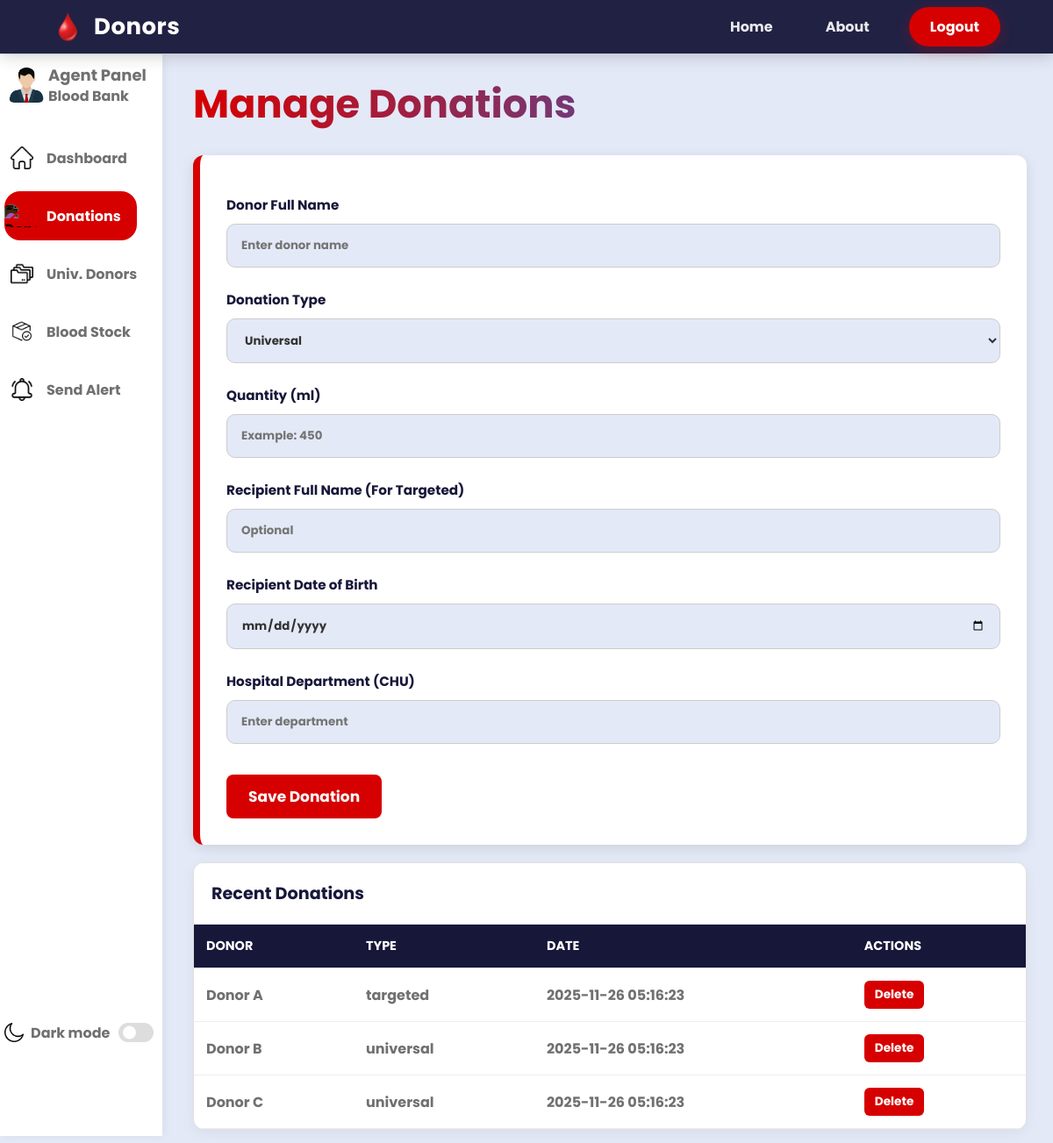
The page /donations.php (signed in) on the database its author committed.
### tables this page shows
CREATE TABLE IF NOT EXISTS `donations` (
  `id_donations` int NOT NULL AUTO_INCREMENT,
  `donor_name` varchar(100) NOT NULL,
  `donation_type` enum('targeted','universal') NOT NULL,
  `recipient_name` varchar(100) DEFAULT NULL,
  `recipient_dob` date DEFAULT NULL,
  `recipient_chu` varchar(100) DEFAULT NULL,
  `agent_id` int NOT NULL,
  `created_at` datetime DEFAULT CURRENT_TIMESTAMP,
  PRIMARY KEY (`id_donations`),
  KEY `agent_id` (`agent_id`)
);

### donations.php (the view, shortened to what this page needs)
<?php
require_once 'db_connection.php';
$donations = $conn->query("SELECT * FROM donations ORDER BY created_at DESC");
?>
<!DOCTYPE html>
<html lang="en">
<head>
    <link rel="stylesheet" href="css/dashboard_agent.css">
    <link rel="stylesheet" href="css/navbar.css">
    <link rel="stylesheet" href="css/agent_pages.css">
</head>
<body>
    <div class="navbar">
        <div class="nav-container">
            <div class="logo">
                <img src="Image/drop-of-blood-emoji.png">
                <span>Donors</span>
            </div>
            <div class="menu">
                <a href="index.html" class="nav-btn">Home</a>
                <a href="about.html" class="nav-btn">About</a>
                <a href="logout.php" class="nav-login">Logout</a>
            </div>
        </div>
    </div>
    <div class="dashboard-container">
        <nav class="sidebar">
            <header>
                <div class="image-text">
                    <span class="image">
                        <img src="Image/user2.png" alt="User">
                    </span>
                    <div class="text logo-text">
                        <span class="name">Agent Panel</span>
                        <span class="profession">Blood Bank</span>
                    </div>
                </div>
            </header>
            <div class="menu-bar">
                <div class="menu">
                    <ul class="menu-links">
                        <li class="nav-link">
                            <a href="dashboard_agent.php">
                                <img src="Image/home.png" class="icon" alt="Dashboard Icon">
                                <span class="text nav-text">Dashboard</span>
                            </a>
                        </li>
                        <li class="nav-link">
                            <a href="donations.php" class="active">
                                <img src="Image/donations.png" class="icon" alt="Donations Icon">
                                <span class="text nav-text">Donations</span>
                            </a>
                        </li>
                         <li class="nav-link">
                            <a href="universal_donors.php">
                                <img src="Image/univ.png" class="icon">
                                <span class="text nav-text">Univ. Donors</span>
                            </a>
                        </li>
                        <li class="nav-link">
                            <a href="stock.php">
                                <img src="Image/stock.png" class="icon" alt="Blood Stock Icon">
                                <span class="text nav-text">Blood Stock</span>
                            </a>
                        </li>
                        <li class="nav-link">
                            <a href="alert.php">
                                <img src="Image/alert.png" class="icon" alt="Alert Icon">
                                <span class="text nav-text">Send Alert</span>
                            </a>
                        </li>
                    </ul>
                </div>
                <div class="bottom-content">
                    <li class="mode">
                        <div class="sun-moon">
                            <img src="Image/dark.png" class="icon moon" alt="Dark Mode Icon">
                        </div>
                        <span class="mode-text text">Dark mode</span>
                        <div class="toggle-switch">
                            <span class="switch"></span>
                        </div>
                    </li>
                </div>
            </div>
        </nav>
        <div class="content">
            <h1 class="gradient-text">Manage Donations</h1>
            <div class="form-card">
                <form method="POST" action="donations.php">
                    <label>Donor Full Name</label>
                    <input type="text" name="donor_name" placeholder="Enter donor name" required>
                    <label>Donation Type</label>
                    <select name="donation_type" required>
                        <option value="universal">Universal</option>
                    </select>
                    <label>Quantity (ml)</label>
                    <input type="number" name="quantity" placeholder="Example: 450" required>
                    <label>Recipient Full Name (For Targeted)</label>
                    <input type="text" name="recipient_name" placeholder="Optional">
                    <label>Recipient Date of Birth</label>
                    <input type="date" name="recipient_dob">
                    <label>Hospital Department (CHU)</label>
                    <input type="text" name="recipient_chu" placeholder="Enter department">
                    <button class="submit-btn">Save Donation</button>
                </form>
            </div>
             <div class="table-card">
                <h3>Recent Donations</h3>
                <table>
                    <thead>
                        <tr>
                            <th>Donor</th>
                            <th>Type</th>
                            <th>Date</th>
                            <th>Actions</th>
                        </tr>
                    </thead>
                    <tbody>
                        <?php while($row = $donations->fetch_assoc()): ?>
                        <tr>
                            <td><?php echo htmlspecialchars($row['donor_name']); ?></td>
                            <td><?php echo htmlspecialchars($row['donation_type']); ?></td>
                            <td><?php echo htmlspecialchars($row['created_at']); ?></td>
                            <td>
                                <form method="POST" style="display:inline;" onsubmit="return confirm('Delete this donation?');">
                                    <button class="btn-action btn-delete">Delete</button>
                                </form>
                            </td>
                        </tr>
                        <?php endwhile; ?>
                    </tbody>
                </table>
            </div>
        </div>
    </div>
</body>
</html>

### css/dashboard_agent.css (style rules this page uses)
* { margin: 0; padding: 0; box-sizing: border-box; font-family: 'Poppins', sans-serif; }
:root { --body-color: #E4E9F7; --sidebar-color: #FFF; --primary-color: #695CFE; --toggle-color: #DDD; --text-color: #707070; --dark-accent-color: #17173A; --blood-red: #d60000; --success-color: #00A65A; --warning-color: #FF7043; --manager-color: #007bff; --tran-03: all 0.3s ease; --tran-04: all 0.3s ease; --tran-05: all 0.3s ease; }
body { min-height: 100vh; background-color: var(--body-color); transition: var(--tran-05); }
.sidebar { position: fixed; top: 62px; left: 0; height: calc(100% - 70px); width: 185px; padding: 10px 10px 10px 5px; background: var(--sidebar-color); transition: var(--tran-05); z-index: 40; box-shadow: 2px 0 10px rgba(0, 0, 0, 0.05); }
.sidebar header { position: relative; margin-bottom: 20px; }
.sidebar header .image-text { display: flex; align-items: center; }
header .image-text .name { margin-top: 2px; font-size: 18px; font-weight: 600; color: var(--text-color); }
header .image-text .profession { font-size: 16px; margin-top: -2px; display: block; color: var(--text-color); }
.sidebar header .image { display: flex; align-items: center; justify-content: center; min-width: 50px; }
.sidebar header .image img { width: 40px; border-radius: 6px; }
.sidebar li { height: 56px; list-style: none; display: flex; align-items: center; margin-top: 10px; }
.sidebar li a { list-style: none; height: 100%; background-color: transparent; display: flex; align-items: center; width: 100%; border-radius: 18px; text-decoration: none; transition: var(--tran-03); }
.sidebar li a:hover, .sidebar li a.active { background-color: var(--primary-color); color: var(--sidebar-color); }
.sidebar .icon { min-width: 40px; border-radius: 6px; height: 100%; display: flex; align-items: center; justify-content: center; width: 26px; height: 26px; object-fit: scale-down; transition: var(--tran-03); margin: 0 8px 0 0; filter: brightness(0); }
.sidebar li a:hover .icon, .sidebar li a.active .icon { filter: invert(1); }
.sidebar li a.active .text { color: var(--sidebar-color); }
.sidebar .text { font-size: 16px; font-weight: 300; white-space: nowrap; color: var(--text-color); transition: var(--tran-03); opacity: 1; }
.sidebar .menu-bar { height: calc(100% - 150px); display: flex; flex-direction: column; justify-content: space-between; overflow-y: auto; }
.sidebar .menu-bar .mode { border-radius: 6px; position: relative; transition: var(--tran-05); margin-top: 30px; }
.menu-bar .mode .sun-moon { height: 50px; width: 30px; display: flex; align-items: center; justify-content: center; }
.mode .sun-moon img { position: absolute; width: 70px; height: 22px; object-fit: contain; }
.sidebar .bottom-content .toggle-switch { position: absolute; right: 0; top: 0; height: 100%; min-width: 40px; display: flex; align-items: center; justify-content: center; border-radius: 6px; cursor: pointer; }
.toggle-switch .switch { position: relative; height: 22px; width: 40px; border-radius: 25px; background-color: var(--toggle-color); transition: var(--tran-05); }
.switch::before { content: ''; position: absolute; height: 15px; width: 15px; border-radius: 50%; top: 50%; left: 5px; transform: translateY(-50%); background-color: var(--sidebar-color); transition: var(--tran-04); }
.dashboard-container { padding-top: 70px; display: block; }
.content { margin-left: 190px; padding: 15px 30px; width: calc(100% - 190px); transition: var(--tran-05); }
.content h1 { font-size: 2.8rem; margin-bottom: 25px; font-weight: 800; background: linear-gradient(90deg, var(--blood-red), var(--manager-color)); background-clip: text; -webkit-text-fill-color: transparent; }
.gradient-text { font-size: 2.8rem; margin-bottom: 25px; font-weight: 800; background: linear-gradient(90deg, var(--blood-red), var(--primary-color)); background-clip: text; -webkit-text-fill-color: transparent; }

### rows shown on the page
donations: donor_name "Donor A", donation_type "targeted", created_at "2025-11-26 05:16:23"
donations: donor_name "Donor B", donation_type "universal", created_at "2025-11-26 05:16:23"
donations: donor_name "Donor C", donation_type "universal", created_at "2025-11-26 05:16:23"
